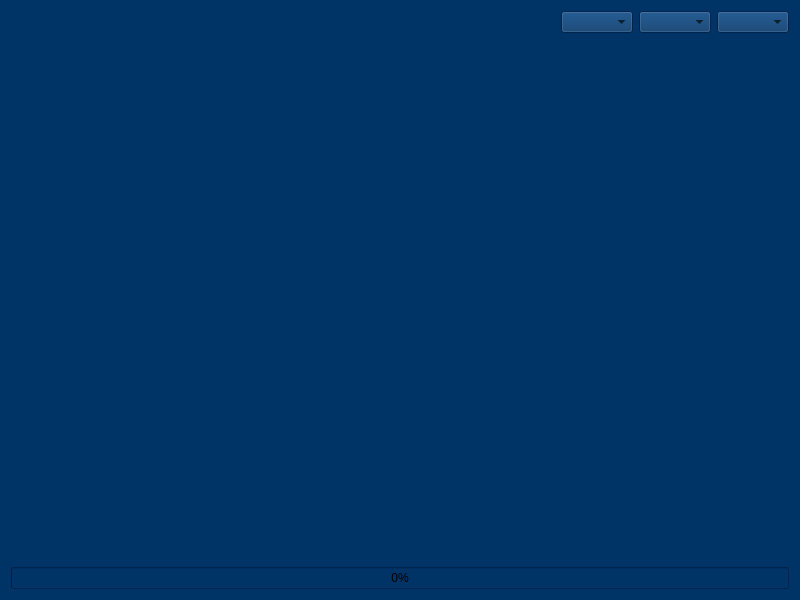
<?xml version="1.0" encoding="UTF-8"?>
<ui version="4.0">
 <class>Dialog</class>
 <widget class="QDialog" name="Dialog">
  <property name="geometry">
   <rect>
    <x>0</x>
    <y>0</y>
    <width>800</width>
    <height>600</height>
   </rect>
  </property>
  <property name="minimumSize">
   <size>
    <width>800</width>
    <height>600</height>
   </size>
  </property>
  <property name="windowTitle">
   <string>Dialog</string>
  </property>
  <property name="styleSheet">
   <string notr="true">QPushButton{
	font-family: Font Awesome;
	color: White;
	background-color: rgba(22, 42, 75 , 255);
	border: none;
	font-size: 14px;
 	text-align: center;
     display: inline-block;
	min-height: 25;
	min-width: 40;
	padding-left: 4px;
	padding-right: 4px;
}

QPushButton:hover{
	background-color:  rgba(15, 35, 68 , 255);
}

QPushButton:pressed{
	background-color:  rgba(8, 28, 61 , 255);
}

QPushButton:disabled{
	background-color:  rgba(40, 60, 100 , 255);
}

QLabel{
	font-size: 12px;
	color: White;
	min-height: 30px;
	max-height: 30px;
}

QDialog, QScrollArea, QWidget{
	background-color: rgb(0, 51, 102);
}

QTabWidget::pane{
	background-color:  rgba(32, 52, 85 , 255);
	border-style: solid;
  	border-width: 1px;
}

QTabWidget QTabBar::tab{
	background-color:  rgba(32, 52, 85 , 255);
	border-top: rgba(42, 62, 95 , 255);
	border-left: rgba(42, 62, 95 , 255);
	border-right: rgba(42, 62, 95 , 255);
	border-bottom: rgba(32, 52, 85 , 255);
	border-style: solid;
  	border-width: 1px;
	margin-right: 1px;
	margin-leftt: 1px;
	margin-top: 1px;
	padding: 2px;
	height: 25px; 
	color: White;
}

QTabBar::tab:selected{
	background-color:  rgba(39, 59, 89 , 255);
}

QTabBar::tab:!selected {
	margin-top: 2px; 
}

QTabBar::tab:hover{
	background-color: rgba(52, 72, 105 , 255);
}

QHLine, QVLine, Line{
	background-color: #2fa7d4
}
</string>
  </property>
  <property name="sizeGripEnabled">
   <bool>false</bool>
  </property>
  <layout class="QVBoxLayout" name="verticalLayout_2">
   <item>
    <layout class="QHBoxLayout" name="horizontalLayout">
     <item>
      <spacer name="horizontalSpacer">
       <property name="orientation">
        <enum>Qt::Horizontal</enum>
       </property>
       <property name="sizeHint" stdset="0">
        <size>
         <width>40</width>
         <height>20</height>
        </size>
       </property>
      </spacer>
     </item>
     <item>
      <widget class="QComboBox" name="cbx_channel"/>
     </item>
     <item>
      <widget class="QComboBox" name="cbx_group"/>
     </item>
     <item>
      <widget class="QComboBox" name="cbx_dist"/>
     </item>
    </layout>
   </item>
   <item>
    <spacer name="verticalSpacer">
     <property name="orientation">
      <enum>Qt::Vertical</enum>
     </property>
     <property name="sizeHint" stdset="0">
      <size>
       <width>20</width>
       <height>40</height>
      </size>
     </property>
    </spacer>
   </item>
   <item>
    <layout class="QHBoxLayout" name="horizontalLayout_3">
     <item>
      <layout class="QVBoxLayout" name="vl_text"/>
     </item>
     <item>
      <layout class="QVBoxLayout" name="vl_data"/>
     </item>
    </layout>
   </item>
   <item>
    <widget class="QProgressBar" name="prg_loading">
     <property name="value">
      <number>0</number>
     </property>
     <property name="alignment">
      <set>Qt::AlignCenter</set>
     </property>
    </widget>
   </item>
  </layout>
 </widget>
 <resources/>
 <connections/>
</ui>
